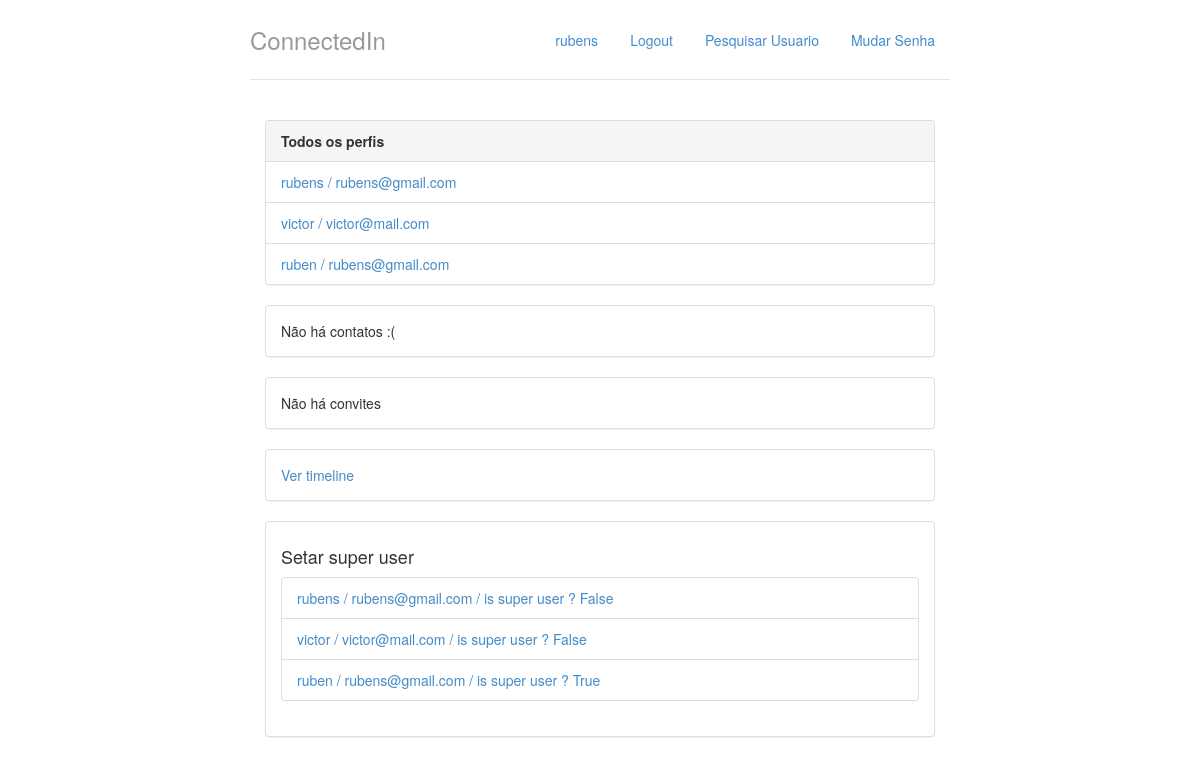
/ (signed in), run on the app's committed database.
### perfis/models.py (models this page shows, shortened)
class Perfil(models.Model):
    nome = models.CharField(max_length=255, null=False)
    telefone = models.CharField(max_length=20, null= False)
    nome_empresa = models.CharField(max_length=255, null=False)
    contatos = models.ManyToManyField('Perfil')
    usuario = models.OneToOneField(User, related_name="perfil", on_delete = models.CASCADE,default="", editable=False)
    @property
    def email(self):
        return self.usuario.email

### perfis/views.py (the view)
# urls.py: path('', views.index,name='index'),
@login_required
def index(request):
	return render(request, 'index.html',{'perfis' : Perfil.objects.all(),'perfil_logado' : get_perfil_logado(request)})

### perfis/views.py (called while the page is built)
@login_required
def get_perfil_logado(request):
	profile=request.user.perfil
	return profile

### perfis/templates/index.html
{% extends 'base.html' %}
{% block body %}
<div class="col-lg-12">
	<div class="panel panel-default">
		<div class="panel-heading">
			<strong>Todos os perfis</strong>
		</div>
		{% if perfis %}
		<ul class="list-group">
			{% for perfil in perfis %}
				<li class="list-group-item">
					<a href = "{% url 'exibir' perfil.id %}">	{{ perfil.nome }} / {{ perfil.email }}
					</a>
				</li>
			{% endfor %}
		{% else %}
			<p>Não há perfis cadastrados</p>
		{% endif %}
		</ul>
	</div>
    <div class="panel panel-default">
        {% with total=perfil_logado.contatos.count %}
            {% if total %}
                <div class="panel-heading">
                    <strong> {{ total }}
                        Contato{{ total|pluralize }}
                    </strong>
                </div>
                <ul class="list-group">
                    {% for perfil in perfil_logado.contatos.all %}
                        <li class = "list-group-item">
                            <a href = "{% url 'exibir' perfil.id %}">
                                {{ perfil }}
                            </a>
                            <a class="pull-right" href="{% url 'desfazer' perfil.id %}">
                                desfazer amizade
                            </a>
                        </li>
                    {% endfor %}
                </ul>
            {% else %}
                <div class="panel-body">
                    Não há contatos :(
                </div>
            {% endif %}
        {% endwith %}
    </div>
    <div class="panel panel-default">
        {% with total=perfil_logado.convites_recebidos.count %}
            {% if total %}
                <div class="panel-heading">
                    <strong> {{ total }}
                    Convite{{ total|pluralize }} aguardando aprovação</strong>
                </div>
                <ul class="list-group">
                    {% for convite in perfil_logado.convites_recebidos.all %}
                        <li class = "list-group-item">
                           <ul class = "list-inline">
                                <li class = "list-inline-item">
                                    <a href = "{% url 'exibir' convite.solicitante.id %}">
                                        {{convite.solicitante.nome}}
                                    </a>
                                </li>
                                <li class = "list-inline-item pull-right">
                                    <a href = "{% url 'recusar' convite.id %}">recusar</a>
                                </li>
                                <li class = "list-inline-item pull-right">
                                    <a href = "{% url 'aceitar' convite.id %}">aceitar</a>
                                </li>
                        </li>
                    {% endfor %}
                </ul>
            {% else %}
                <div class="panel-body">
                    Não há convites
                </div>
            {% endif %}
        {% endwith %}
    </div>
    <div class="panel panel-default">
    <div class="panel-body">
        <a href = "{% url 'timeline'%}">Ver timeline</a>
    </div>
    </div>
    <div class="panel panel-default">
    <div class="panel-body">
    <h4> Setar super user</h4>
        {% if perfis %}
		<ul class="list-group">
			{% for perfil in perfis %}
				<li class="list-group-item">
                    <a href = "{% url 'superuser' perfil.id %}">	{{ perfil.nome }} / {{ perfil.email }}
                    / is super user ? {{perfil.usuario.is_superuser}}
					</a>
				</li>
			{% endfor %}
		{% else %}
			<p>Não há perfis cadastrados</p>
		{% endif %}
		</ul>
    </div>
    </div>
</div>
{% endblock %}

### perfis/templates/base.html (shortened to what this page needs)
{% load staticfiles %}
<!doctype html>
<html lang = "pt-br">
	<head>
		<link rel="stylesheet"
			 href="{% static 'styles/bootstrap.css' %}">
		<link rel="stylesheet"
			 href="{% static 'styles/main.css' %}">
	</head>
	<body>
		<div class="container">
			<div class = "header">
				<ul class = "nav nav-pills pull-right">
					<li><a href = "{% url 'index' %}">{{ perfil_logado.nome }}</a></li>
					<li><a href = "/logout/">Logout</a></li>
					<li><a href = "{% url 'pesquisar' %}">Pesquisar Usuario</a></li>
					<li><a href = "{% url 'alterar_senha' %}">Mudar Senha</a></li>
				</ul>
				<h3 class = "text-muted">ConnectedIn</h3>
			</div>
			<div class="row content">
				{% block body%}
				{% endblock %}
			</div>
		</div>
	</body>
</html>

### perfis/static/styles/main.css (style rules this page uses)
body { padding-top: 20px; padding-bottom: 20px; }
.header, .content, .footer { padding-left: 15px; padding-right: 15px; }
.header { border-bottom: 1px solid #e5e5e5; }
.header h3 { margin-top: 0; margin-bottom: 0; line-height: 40px; padding-bottom: 19px; }
@media (min-width: 768px) { .container { max-width: 730px; } }
.content { margin: 40px 0; }
@media screen and (min-width: 768px) { .header, .content, .footer { padding-left: 0; padding-right: 0; } }
@media screen and (min-width: 768px) { .header { margin-bottom: 30px; } }

### data on the page
Perfil: nome "rubens", email "rubens@gmail.com", usuario.is_superuser "False"
Perfil: nome "victor", email "victor@mail.com", usuario.is_superuser "False"
Perfil: nome "ruben", email "rubens@gmail.com", usuario.is_superuser "True"
